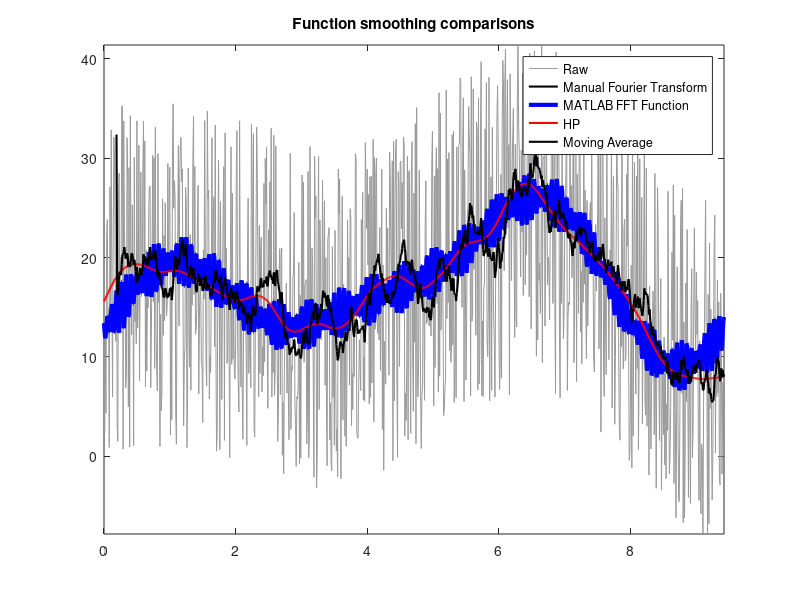

Reproduce this figure in MATLAB.
function Transforms()
% Transforms example. 
% The Fourier transform and Hodrick-Prescott filters are part of MATLAB
% toolboxes, but they have been implemented here to demosntrate how these
% techniques work. 
% By Juan B. Gutierrez, Professor of Mathematics
% @biomathematicus - juan.gutierrez3@utsa.edu
    clear;
    % First, produce a random time series with trend
    x = (0:.01:3*pi)';
    n = size(x,1);
    s = std( cos(x).*x)/rand(); 
    f = cos(x).*x + s*rand(n,1);
    % Set parameters for smoothing
    m = 10; % Number of Fourier frequencies to preserve. 
    maw = 20; % moving average window
    lambda  = 100000; % HP filter smoothing parameter.
    % Now, produce smooth time series 
    y1 = FFTExercise(m,x,f); 
    y2 = SmoothFourier(m,x,f); 
    y3 = HodrickPrescott(f,lambda);  
    y4 = funMovingAverage(f, maw);
    % Visualize original function
    clf;     figure(1);
    plot(x,f,'color',[.6 .6 .6]); 
    hold on
    plot(x, y1, 'k-', 'linewidth',1.5);
    plot(x, y2, 'b', 'linewidth',3);
    plot(x, y3, 'r', 'linewidth',1.5);
    plot(x(maw:end), y4(maw:end), 'k', 'linewidth',1.5);
    legend('Raw','Manual Fourier Transform', 'MATLAB FFT Function','HP', 'Moving Average');
    %legend('Raw Data','Hodrick-Prescott', 'Moving Average');
    title('Function smoothing comparisons'); 
    axis tight;
    hold off
    
end

function y1 = FFTExercise(m,x,f)
    n = size(x,1);
    % Calculate the elements of the discrete Fourier Transform
    % This can be done with MATLAB's fft function; this is just an exercise
    w = exp(2*pi*j/n);
    for i=0:n-1
        for k=i:n-1
            F(i+1,k+1) = w^(i*k);
            F(k+1,i+1) = F(i+1,k+1);
        end
    end
    T = F*f;
    
    % Now filter out frequencies. Leave only m frequencies
    B = sort(T,'descend');
    [~,uIdx] = ismember(T,B); % Index to reverse sort: f = B(uIdx)
    idx = m+1:n;
    B(idx) = 0;
    T = B(uIdx);  
    
    % Calculate the inverse Fourier transform
    % This can be done with MATLAB's ifft function; this is just an exercise
    w = exp(-2*pi*j/n);
    for i=0:n-1
        for k=i:n-1
            iF(i+1,k+1) = w^(i*k);
            iF(k+1,i+1) = iF(i+1,k+1);
        end
    end
    
    % Filter before inverting the transform
    y1 = real(iF*T)/n;
end

function y2 = SmoothFourier(m,x,f)
    % y = raw data vector
    % m = frequencies that we want to keep
    y2 = fft(f);
    n = size(f,1);
    B = sort(y2,'descend');
    [~,uIdx] = ismember(y2,B); % Index to reverse sort: f = B(uIdx)
    idx = m+1:n;
    B(idx) = 0;
    y2 = real(ifft(B(uIdx)));
end

function [s] = HodrickPrescott(y,w)
%%%%%%%%%%%%%%%%%%%%%%%%%%%%%%%%%%%%%%%%%%%%%%%%%%%%%%%%
%  Author: Ivailo Izvorski, 
%          Department of Economics
%	   Yale University.
%          izvorski@econ.yale.edu
%  This code has been used and seems to be free of error.
%  However, it carries no explicit or implicit guarantee.
%
%  function [s]=hpfilter(y,w)
%  Hondrick Prescott filter where:
%  w - smoothing parameter; w=1600 for quarterly data
%  y - the original series that has to be smoothed
%  s - the filtered series
%%%%%%%%%%%%%%%%%%%%%%%%%%%%%%%%%%%%%%%%%%%%%%%%%%%%%%%%
    if size(y,1)<size(y,2)
       y=y';
    end
    t=size(y,1);
    a=6*w+1;
    b=-4*w;
    c=w;
    d=[c,b,a];
    d=ones(t,1)*d;
    m=diag(d(:,3))+diag(d(1:t-1,2),1)+diag(d(1:t-1,2),-1);
    m=m+diag(d(1:t-2,1),2)+diag(d(1:t-2,1),-2);
    %
    m(1,1)=1+w;       m(1,2)=-2*w;
    m(2,1)=-2*w;      m(2,2)=5*w+1;
    m(t-1,t-1)=5*w+1; m(t-1,t)=-2*w;
    m(t,t-1)=-2*w;    m(t,t)=1+w;
    %
    s=m \ y; % only modification with respect to original file
end

function I = integrator(f,a,b)
    I = 0;
    n = size(f,1);
    dx = (b-a)/n;
    for i=2:n
        I = I + (f(i-1)+f(i))/2*dx;
    end
end

function m = funMovingAverage(A, maw)
    m=ones(1,length(A));
    for i=1:length(A)
        if i <= maw
            m(i) = A(i);
        else
            m(i) = mean(A(i-maw:i));
        end
    end
end